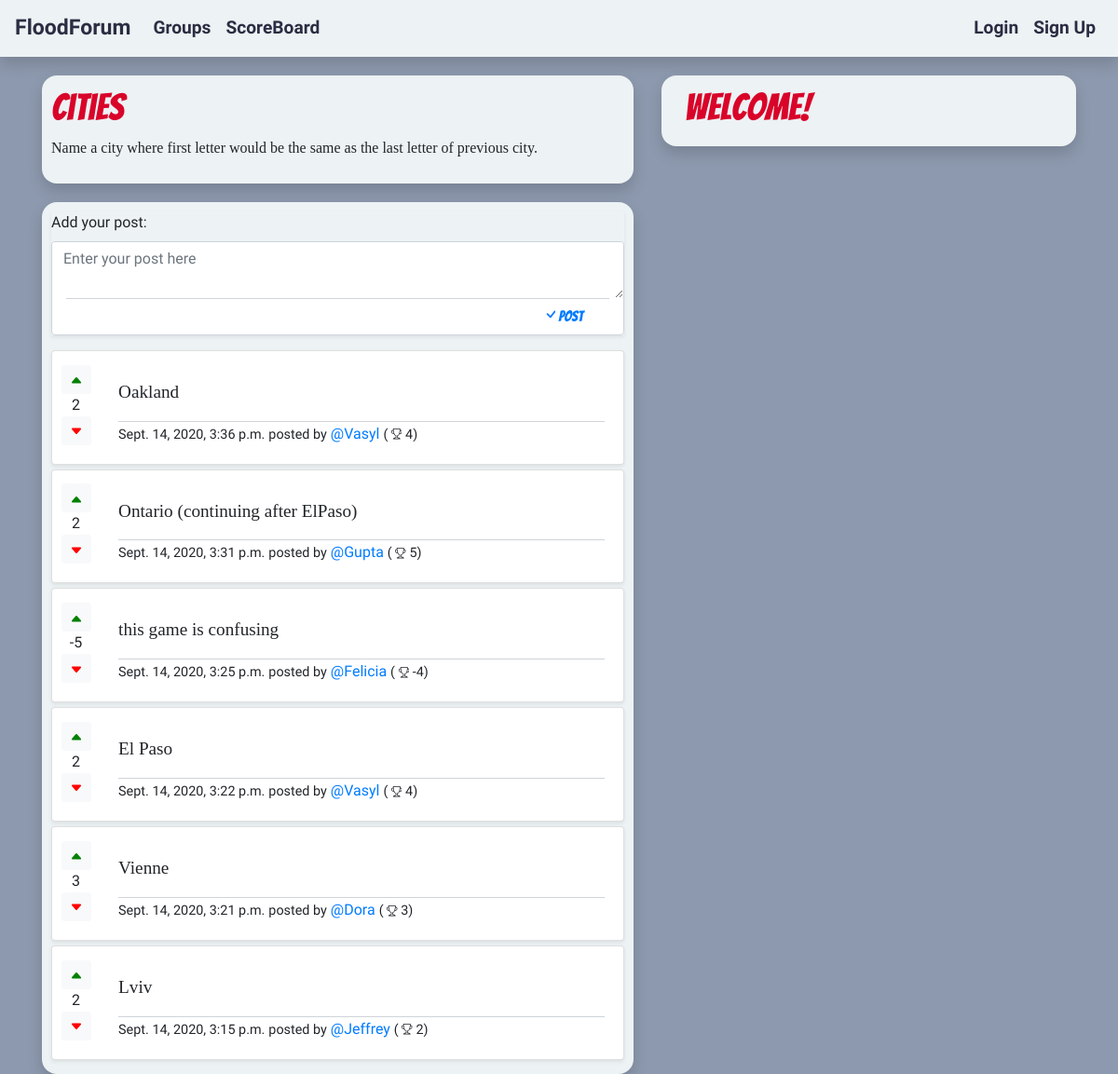
Page /groups/cities/detail/ on the committed database.
### groups/models.py (models this page shows, shortened)
class Group(models.Model):
    name = models.CharField(max_length = 200, unique = True)
    slug = models.CharField(max_length = 200)
    description = models.TextField(max_length = 1000)
    owner = models.ForeignKey(settings.AUTH_USER_MODEL, related_name = "own_groups", on_delete=models.CASCADE)
    members = models.ManyToManyField(settings.AUTH_USER_MODEL, through = "GroupMembership")

### posts/models.py (models this page shows, shortened)
class Post(models.Model):
    group = models.ForeignKey(Group, related_name = "group_posts", on_delete=models.CASCADE)
    author = models.ForeignKey(settings.AUTH_USER_MODEL, related_name = "my_posts", on_delete=models.CASCADE)
    text = models.TextField()
    text_html = models.TextField(default="")
    created_at = models.DateTimeField(default=timezone.now)
    voters = models.ManyToManyField(settings.AUTH_USER_MODEL, through = "PostVotes")
    up_votes = models.IntegerField(default=0)
    down_votes = models.IntegerField(default=0)
    def __str__(self):
        return self.text
    class Meta:
        ordering = ['-created_at']

### accounts/models.py (models this page shows, shortened)
class UserProfileInfo(models.Model):
    user = models.OneToOneField(User, on_delete=models.CASCADE, primary_key=True)
    karma = models.IntegerField(default=0)

### groups/views.py (the view)
# urls.py: path('<slug:slug>/detail/', GroupDetailView.as_view(), name='group_detail'),
class GroupDetailView(DetailView):
    model = Group

### posts/templatetags/post_extras.py (called while the page is built)
@register.filter
def subtract(value, arg):
    return value - arg

@register.filter
def vote_value(value, arg):
    try:
        post_vote = PostVotes.objects.get(post=value, voter=arg)
        return post_vote.vote
    except:
        pass

### groups/templates/groups/group_detail.html (shortened to what this page needs)
{% extends "common_base.html" %}
{% block base_top %}
<h1>{{object.name}}</h1>
<p>{{object.description}}</p>
{% endblock base_top %}
{% block base_bottom %}
<form class="shadow-sm" action="{% url "posts:post_create" group=object.slug %}" method="post">
  <div class="form-group">
    <label for="text">Add your post:</label>
    <div class="post-form">
      <textarea class="form-control post-textarea" name="text" placeholder="Enter your post here" rows="2" required></textarea>
      <div class="container">
        <div class="container post-form-toolbar d-flex justify-content-end">
          <button class="btn btn-link btn-font" type="submit" name="button">
            <svg width="1.2em" height="1.2em" viewBox="-4 1 16 16" class="bi bi-check" fill="currentColor" xmlns="http://www.w3.org/2000/svg">
              <path fill-rule="evenodd" d="M10.97 4.97a.75.75 0 0 1 1.071 1.05l-3.992 4.99a.75.75 0 0 1-1.08.02L4.324 8.384a.75.75 0 1 1 1.06-1.06l2.094 2.093 3.473-4.425a.236.236 0 0 1 .02-.022z"/>
            </svg>
            Post
          </button>
        </div>
      </div>
    </div>
  </div>
</form>
{% for post in object.group_posts.all %}
  {% include "posts/_post.html" with post=post %}
{% endfor %}
{% endblock base_bottom %}
{% block base_right %}
<div class="container">
  <h1>Welcome!</h1>
</div>
{% endblock base_right %}

### posts/templates/posts/_post.html (shortened to what this page needs)
{% load post_extras %}
<div class="post-item">
  <div class="card shadow-sm container">
    <div class="row">
      <div class="voting-section col-md-1 order-md-1 order-12 d-flex justify-content-center align-items-center">
        <div class="voting">
          {% if user in post.voters.all %}
            <form class="" action="{% url "posts:post_remove_vote" post.id %}" method="post">
          {% else %}
            <form class="" action="{% url "posts:post_vote" post.id %}" method="post">
          {% endif %}
          <div class="row">
            <div class="col">
              <button type="submit" class="btn btn-light btn-sm {% if post|vote_value:user == 1 %} active {% endif %}" name="vote" value=1 {% if post|vote_value:user == -1 %} disabled {% endif %}>
                <svg width="1em" height="1em" viewBox="0 0 16 16" class="bi bi-caret-up-fill" fill="green" xmlns="http://www.w3.org/2000/svg">
                  <path d="M7.247 4.86l-4.796 5.481c-.566.647-.106 1.659.753 1.659h9.592a1 1 0 0 0 .753-1.659l-4.796-5.48a1 1 0 0 0-1.506 0z"/>
                </svg>
              </button>
            </div>
            <div class="col d-flex justify-content-center align-items-center">
              {{post.up_votes|subtract:post.down_votes}}
            </div>
            <div class="col">
              <button type="submit" class="btn btn-light btn-sm {% if post|vote_value:user == -1 %} active {% endif %}" name="vote" value=-1 {% if post|vote_value:user == 1 %} disabled {% endif %}>
                <svg width="1em" height="1em" viewBox="0 0 16 16" class="bi bi-caret-down-fill" fill="red" xmlns="http://www.w3.org/2000/svg">
                  <path d="M7.247 11.14L2.451 5.658C1.885 5.013 2.345 4 3.204 4h9.592a1 1 0 0 1 .753 1.659l-4.796 5.48a1 1 0 0 1-1.506 0z"/>
                </svg>
              </button>
            </div>
          </div>
          </form>
        </div>
      </div>
      <div class="card-body col-md-11 order-1 order-md-12">
        <div class = "post-text">
          <p>
          {% autoescape off %}
          {% if post.text_html %}
          {{post.text_html}}
          {% else %}
          {{post}}
          {% endif %}
          {% endautoescape %}
          </p>
        </div>
        <div class="d-inline toolbar-left">
          <span class="font-weight-lighter">{{post.created_at}}</span>
          <span class="font-weight-lighter">posted by</span>
          <span><a href="{% url "accounts:profile" post.author %}" class="card-link">
              {% if post.author.username == user.username %}
                You
              {% else %}
                @{{post.author}}
              {% endif %}
          </a></span>
          <span class="font-weight-lighter">(
            {{post.author.userprofileinfo.karma}})
          </span>
        </div>
      </div>
    </div>
  </div>
</div>

### static/css/master.css (style rules this page uses)
body { background-color: #8D99AE; font-family: 'Cairo', sans-serif; }
h1, h2 { color: #d90429; font-family: 'Bangers', cursive; }
h5, p { font-family: none; }
.font-weight-lighter { font-size: 0.9em; }
.btn-font { font-family: 'Bangers', cursive; }
.post-item { padding-bottom: 5px; }
.post-form { background-color: white; border: 1px solid #ced4da; border-radius: 0.25rem; }
.post-textarea { border:none; }
.post-text { font-size: 1.2em; margin-top: 10px; margin-bottom: 1px; border-bottom: solid 1px #ced4da; }
.post-form-toolbar { border-top: 1px solid #ced4da; }
.voting-section { text-align: center; padding-bottom: 5px; }

### rows in the picture
Group: name "Cities", description "Name a city where first letter would be the same as the last letter of previous city."
Post: up_votes|subtract "2", text "Oakland", created_at "Sept. 14, 2020, 3:36 p.m.", author "Vasyl", author.userprofileinfo.karma "4"
Post: up_votes|subtract "2", text "Ontario (continuing after ElPaso)", created_at "Sept. 14, 2020, 3:31 p.m.", author "Gupta", author.userprofileinfo.karma "5"
Post: up_votes|subtract "-5", text "this game is confusing", created_at "Sept. 14, 2020, 3:25 p.m.", author "Felicia", author.userprofileinfo.karma "-4"
Post: up_votes|subtract "2", text "El Paso", created_at "Sept. 14, 2020, 3:22 p.m.", author "Vasyl", author.userprofileinfo.karma "4"
Post: up_votes|subtract "3", text "Vienne", created_at "Sept. 14, 2020, 3:21 p.m.", author "Dora", author.userprofileinfo.karma "3"
Post: up_votes|subtract "2", text "Lviv", created_at "Sept. 14, 2020, 3:15 p.m.", author "Jeffrey", author.userprofileinfo.karma "2"
